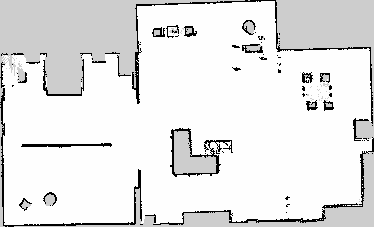
#> input picture src/house_sim/maps/home2.pgm, 374 x 227 px, found by its file name
$ python random_cam_pos.py
#> lines starting #> are read from the running program, lines starting #| are printed output that depends on the picture; after the words box and inside, x2 and y2 are one past the last pixel; in counts of white or black regions, pixels touching at a corner belong together
### src/house_sim/scripts/move_cam.py
#!/usr/bin/env python3
"""Teleport the data_cam model in Gazebo using human-friendly angles.

Usage: python3 move_cam.py X Y Z YAW_DEG [PITCH_DEG]
Example (kitchen): python3 move_cam.py 4 0 1.5 0 20
"""
import argparse
import math
import subprocess


def rpy_to_quat(roll, pitch, yaw):
    """Convert roll/pitch/yaw in radians to a quaternion (x, y, z, w)."""
    cr, sr = math.cos(roll / 2), math.sin(roll / 2)
    cp, sp = math.cos(pitch / 2), math.sin(pitch / 2)
    cy, sy = math.cos(yaw / 2), math.sin(yaw / 2)
    return (
        sr * cp * cy - cr * sp * sy,  # x
        cr * sp * cy + sr * cp * sy,  # y
        cr * cp * sy - sr * sp * cy,  # z
        cr * cp * cy + sr * sp * sy,  # w
    )


def set_paused(paused, world='default'):
    """Pause or resume the simulation. Sensors do not capture while paused."""
    out = subprocess.run(
        ['gz', 'service', '-s', f'/world/{world}/control',
         '--reqtype', 'gz.msgs.WorldControl', '--reptype', 'gz.msgs.Boolean',
         '--timeout', '2000', '--req', f'pause: {str(paused).lower()}'],
        capture_output=True, text=True)
    return 'true' in out.stdout


def set_pose(name, x, y, z, yaw_deg, pitch_deg=0.0, world='default',
             timeout_ms=5000, retries=3):
    """Call the Gazebo set_pose service. Returns True on success.

    A failure is usually a reply timeout while the sim is busy, not a rejected
    request, so retrying the same pose is safe (the call is idempotent).
    """
    qx, qy, qz, qw = rpy_to_quat(0.0, math.radians(pitch_deg), math.radians(yaw_deg))
    req = (f'name: "{name}", position: {{x: {x}, y: {y}, z: {z}}}, '
           f'orientation: {{x: {qx}, y: {qy}, z: {qz}, w: {qw}}}')
    for attempt in range(retries):
        out = subprocess.run(
            ['gz', 'service', '-s', f'/world/{world}/set_pose',
             '--reqtype', 'gz.msgs.Pose', '--reptype', 'gz.msgs.Boolean',
             '--timeout', str(timeout_ms), '--req', req],
            capture_output=True, text=True)
        if 'true' in out.stdout:
            return True
        print(f'  retry {attempt + 1}/{retries} for {name}')
    return False


# [10 lines that do not run on import are left out]

### src/house_sim/scripts/random_cam_pos.py
"""Collect dataset images by teleporting data_cam to random free poses."""

import argparse

import cv2
import numpy as np
import random
import time
import csv

from move_cam import set_pose, set_paused

# Values from maps/home2.yaml
MAP = '/ros2_ws/src/house_sim/maps/home2.pgm'
RES, OX, OY = 0.05, -9.39, -5.71   # metres per pixel, map origin (bottom-left corner)
MARGIN = 0.4                        # min distance from walls / furniture [m]

img = cv2.imread(MAP, cv2.IMREAD_GRAYSCALE)
#> img is the input picture: shape (227, 374); min 0, max 254, mean 229.3
free = (img == 254).astype(np.uint8)                       # white = free floor
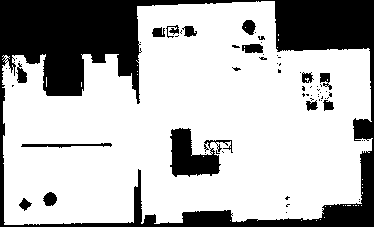
#> free: shape (227, 374); values 0 (black) and 1 (white), 71.2% white; 64 black regions (48 under 20 px), largest, box (x1, y1, x2, y2) and area: (0, 0, 374, 227) 21048, (170, 128, 233, 177) 1607, (21, 143, 112, 148) 242
dist = cv2.distanceTransform(free, cv2.DIST_L2, 5) * RES   # distance to nearest non-free cell [m]
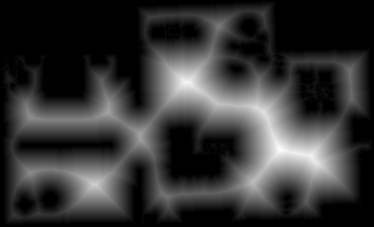
#> dist: shape (227, 374) float32; min 0, max 2.4, mean 0.498; drawn with min black and max white
rows, cols = np.where(dist >= MARGIN)                      # all safe pixels


def random_free_xy(rng : random.Random):
    """Pick a random safe (x, y) in world coordinates."""
    i = rng.randrange(len(rows))
    x = OX + (cols[i] + 0.5) * RES
    y = OY + (img.shape[0] - rows[i] - 0.5) * RES          # image row 0 is the TOP of the map
    return x, y

if __name__ == '__main__':
    p = argparse.ArgumentParser(description=__doc__)
    p.add_argument('--seed', type=int, default=None, help='random seed; if omitted a new one is drawn and printed')
    p.add_argument('--positions', type=int, default=100, help='number of camera positions')
    p.add_argument('--name', default='default', help='lighting variant, used in the log file name')

    a = p.parse_args()

    seed = a.seed if a.seed is not None else random.randrange(1_000_000)
    print(f'Using seed {seed}')
    rng = random.Random(seed)

    set_paused(False)
#> (the call stopped at in set_paused, `out = subprocess.run( ['gz', 'service', '-s', f'/world/{world}/control..`: subprocess is not available in this run)
    try:
        with open(f'/ros2_ws/datasets/poses_{a.name}_seed{seed}.csv', 'w', newline='') as f:
            log = csv.writer(f)
            log.writerow(['pos_id', 'x', 'y', 'z', 'yaw', 'pitch', 'time'])
            for i in range(a.positions):
                x, y = random_free_xy(rng)
                z = rng.uniform(0.2, 0.29)
                first_yaw = rng.uniform(0.0, 60.0)
                for k in range(6):
                    yaw = first_yaw + k * 60
                    pitch = rng.uniform(-5.0, 5.0)
#> (the run stopped early here; a loop or call above may not have finished)
